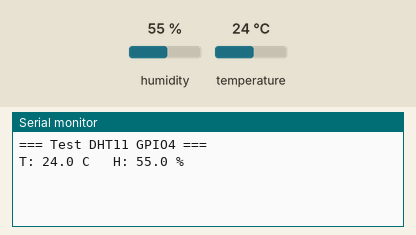
Simulated run of this sketch. Board: ESP32. On the bench: the last lines printed to the serial monitor. Inputs (shaded band) come from the test bench; at power-on: humidity 55 %, temperature 24 °C.

Above: at 4.2 s.
4.3 s: humidity set to 22 %
At 7.0 s:
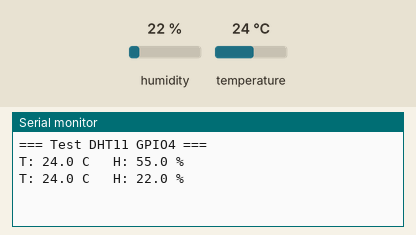
7.6 s: temperature set to 12 °C
At 8.6 s:
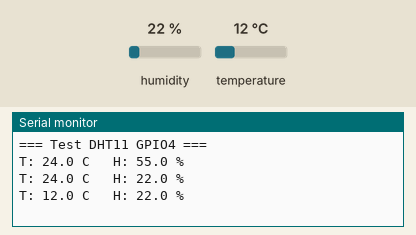
10.9 s: humidity set to 40 %
At 14.1 s:
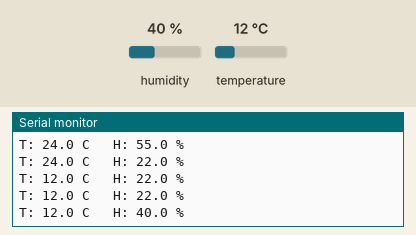
Timing chart, 0 to 15.6 s (numbered marks = the images above; inputs shaded):
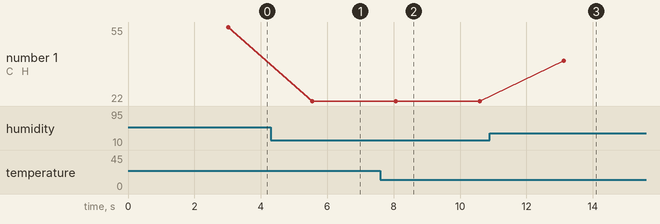

Measured:
- after the input at 4.3 s, the serial monitor: prints a new line after 1.2 s (image 1)
- after the input at 7.6 s, the serial monitor: prints a new line after 0.47 s (image 2)
- after the input at 10.9 s, the serial monitor: prints a new line after 2.2 s (image 3)
- plotted number 1: 55 → 22 after the input at 4.3 s, 22 → 40 after the input at 10.9 s

The sketch:

test_dht.ino
```cpp
#include <DHT.h>

#define PIN_DHT  4
#define DHT_TYPE DHT11

DHT dht(PIN_DHT, DHT_TYPE);

void setup() {
  Serial.begin(115200);
  delay(1000);
  Serial.println("=== Test DHT11 GPIO4 ===");
  dht.begin();
  delay(2000);  // DHT11 necesita 2 s para estabilizarse
}

void loop() {
  float h = dht.readHumidity();
  float t = dht.readTemperature();

  if (isnan(h) || isnan(t)) {
    Serial.println("ERROR: DHT11 no responde — revisar cableado");
  } else {
    Serial.printf("T: %.1f C   H: %.1f %%\n", t, h);
  }
  delay(2500);
}
```
